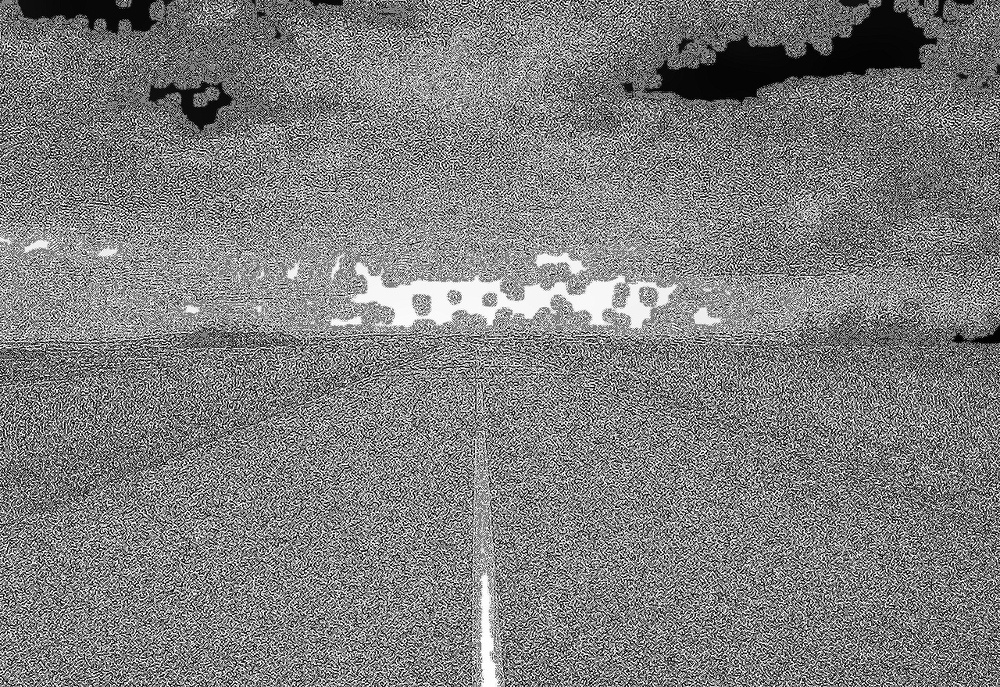
#> input picture road.jpg, 1000 x 687 px, shrunk from 1280 x 879 before the run
$ python 'Week6_Gaussian Noise.py'   (older library calls are emulated)
#> lines starting #> are read from the running program, lines starting #| are printed output that depends on the picture
import cv2
import numpy as np
import matplotlib.pyplot as plt


input_image_path = 'road.jpg'
noisy_img = cv2.imread(input_image_path, cv2.IMREAD_GRAYSCALE)
#> noisy_img is the input picture: shape (687, 1000); min 0, max 255, mean 126.3


if noisy_img is not None:

    plt.figure(figsize=(30, 10))
    plt.subplot(1, 3, 1)
    plt.imshow(noisy_img, cmap='gray')
    plt.title('Noisy Image')

    # Denoise the image using Non-Local Means Denoising
    denoised_img = cv2.fastNlMeansDenoising(noisy_img, None, h=15, templateWindowSize=7, searchWindowSize=21)


    plt.subplot(1, 3, 2)
    plt.imshow(denoised_img, cmap='gray')
    plt.title('Denoised Image')

    # Apply the Laplacian operator for sharpening
    laplacian = cv2.Laplacian(denoised_img, cv2.CV_64F)
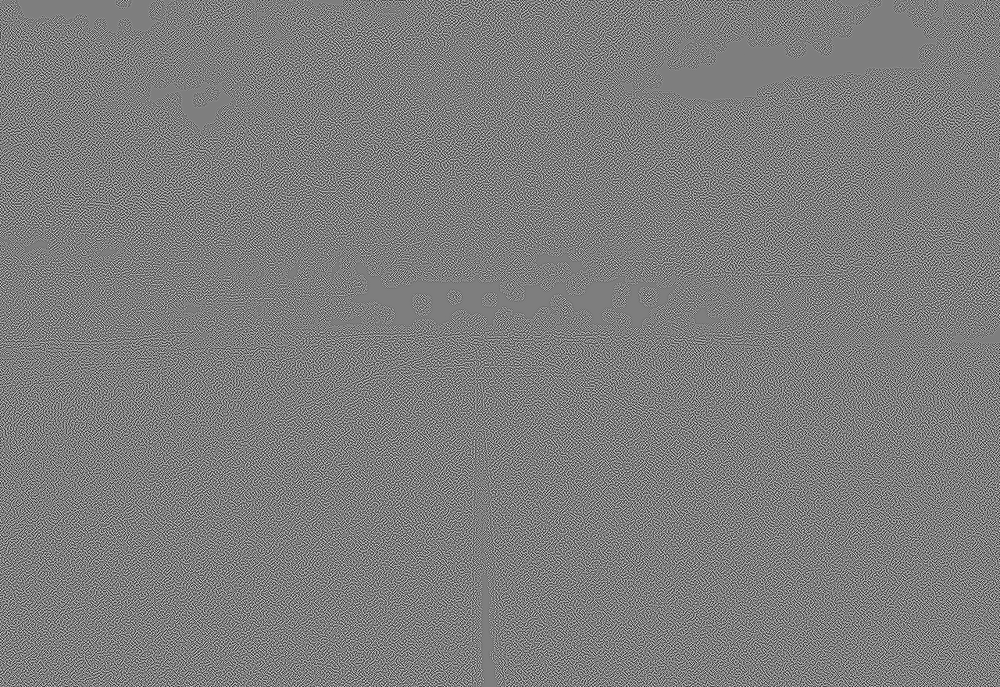
#> laplacian: shape (687, 1000) float64; min -894, max 911, mean 0; drawn with min black and max white
    sharpened_img = denoised_img - laplacian
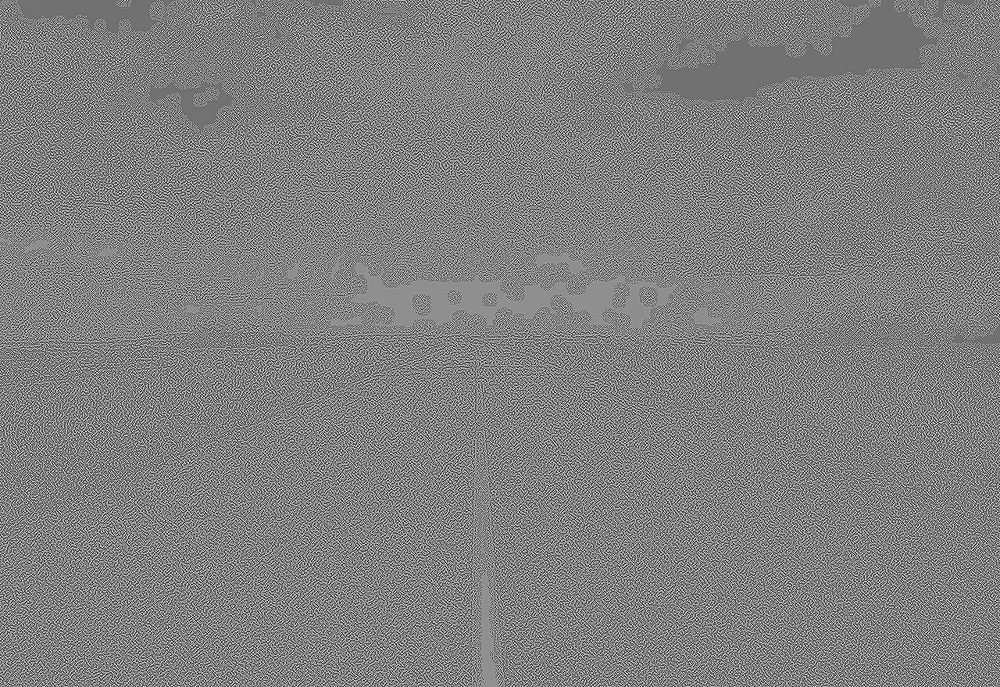
#> sharpened_img: shape (687, 1000) float64; min -907, max 1146, mean 126.3; drawn with min black and max white


    sharpened_img = np.uint8(np.clip(sharpened_img, 0, 255))
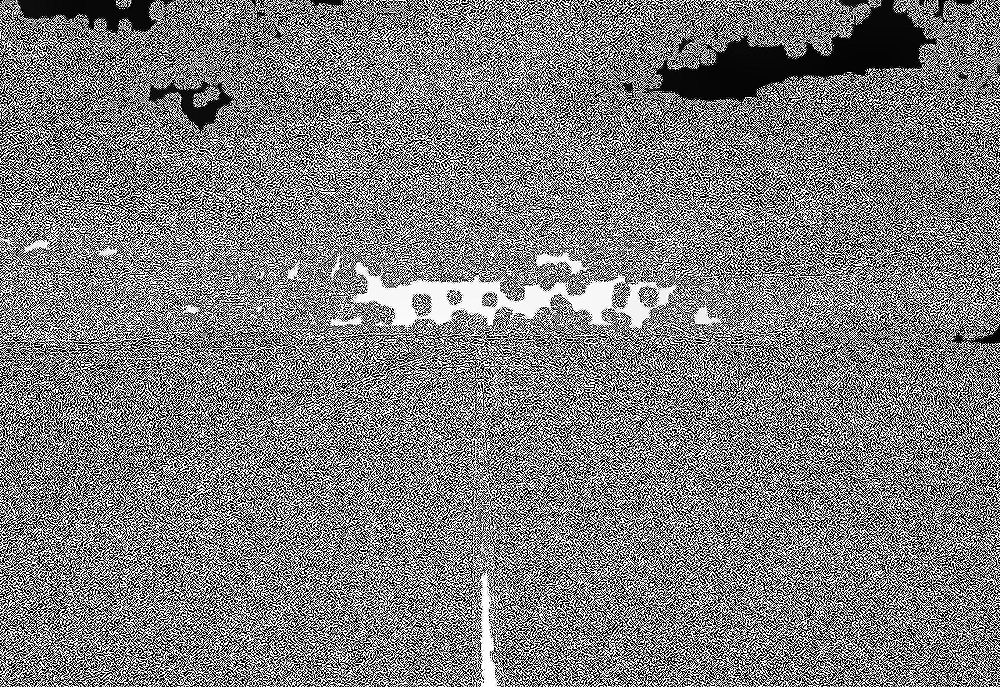
#> sharpened_img: shape (687, 1000); min 0, max 255, mean 126.3

    # Display the sharpened image (optional)
    plt.subplot(1, 3, 3)
    plt.imshow(sharpened_img, cmap='gray')
    plt.title('Sharpened Image')

    plt.show()
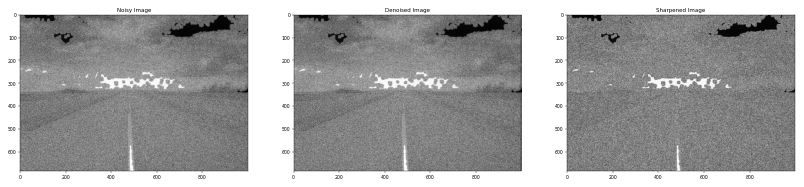
#> figure drawn by matplotlib, 3 panels

    # Specify the path to save the output enhanced image
    output_enhanced_image_path = 'road.jpg'

    # Write the enhanced image
    success = cv2.imwrite(output_enhanced_image_path, sharpened_img)

$ run again, with salt.jpg copied over road.jpg
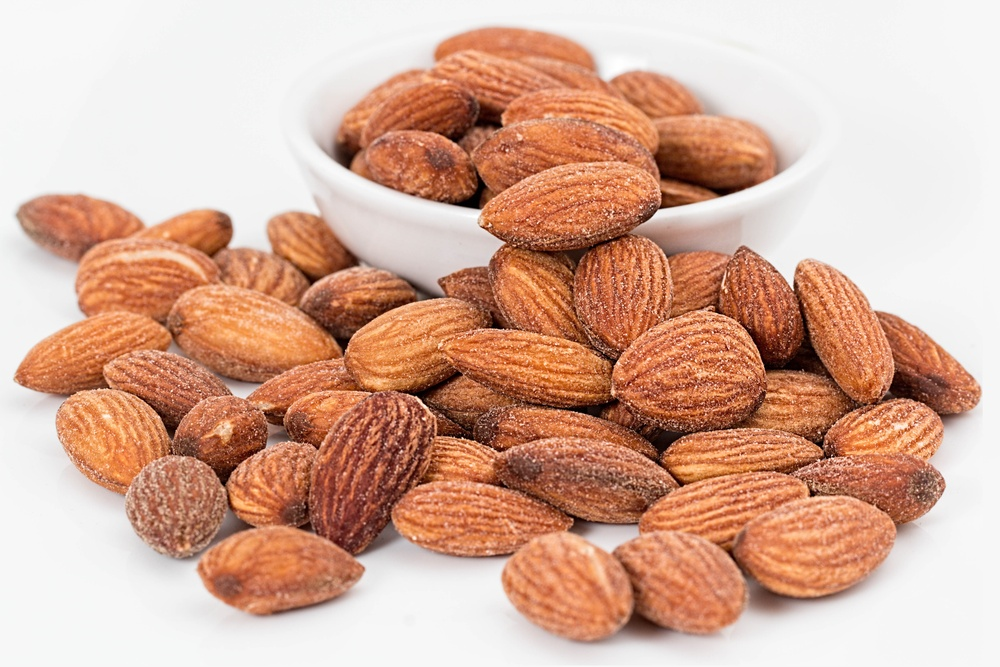
#> input picture salt.jpg, 1000 x 667 px, shrunk from 5567 x 3711 before the run
#> `sharpened_img = denoised_img - laplacian`:
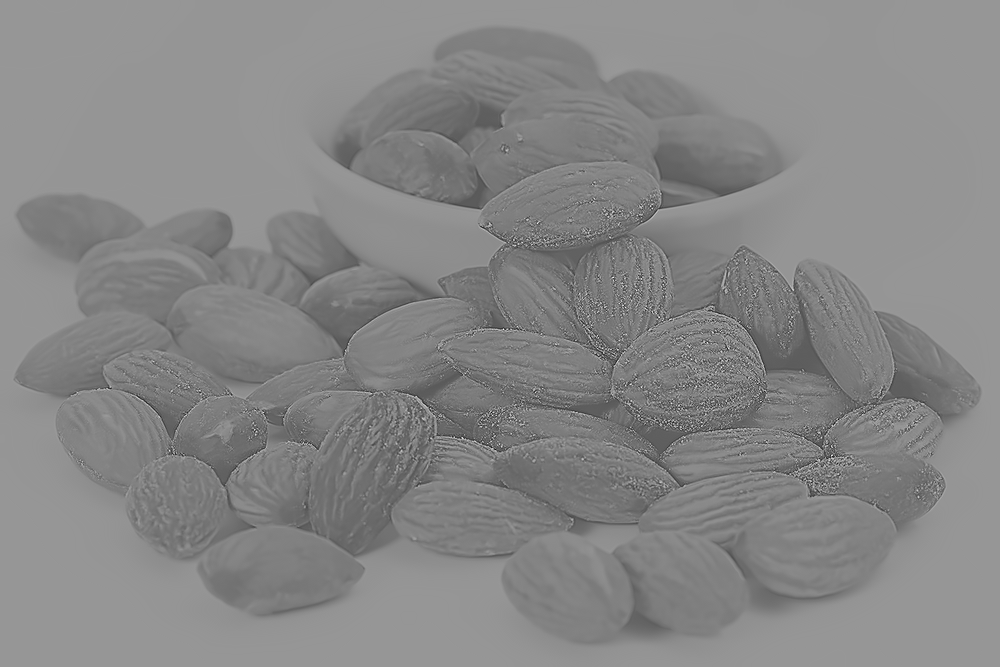
#> sharpened_img: shape (667, 1000) float64; min -373, max 676, mean 183.1; drawn with min black and max white
#> `plt.show()`:
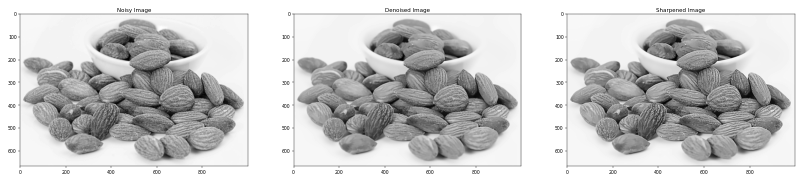
#> figure drawn by matplotlib, 3 panels
